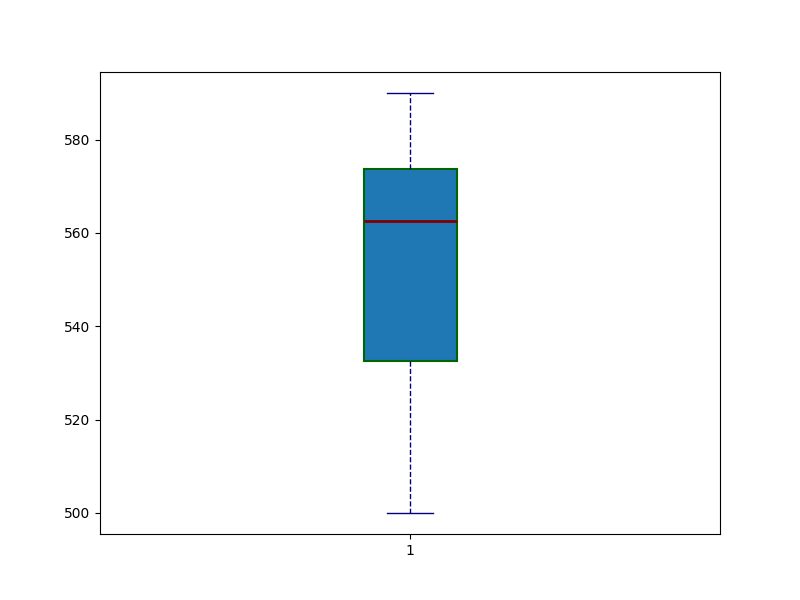

Write Python code to recreate this figure.
import matplotlib.pyplot as plt

elf_ages = [500, 520, 530, 540, 560, 570, 590, 580, 575, 565]

fig, ax = plt.subplots(figsize=(8, 6))

ax.boxplot(elf_ages, vert=True, patch_artist=True,
           flierprops=dict(marker='o', color='purple', alpha=0.5),
           boxprops=dict(color='darkgreen', linewidth=1.5),
           whiskerprops=dict(color='navy', linestyle='--'),
           capprops=dict(color='navy'),
           medianprops=dict(color='maroon', linewidth=2))

plt.show()
